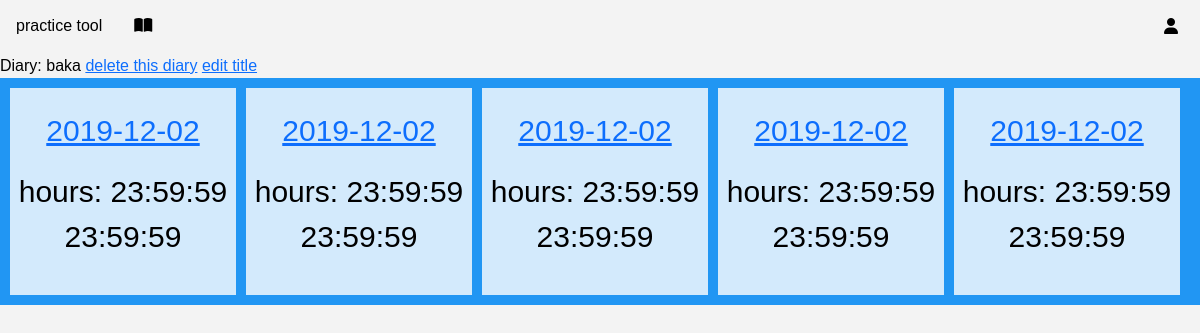
The page /diary/1 (signed in) on the database as committed earlier.
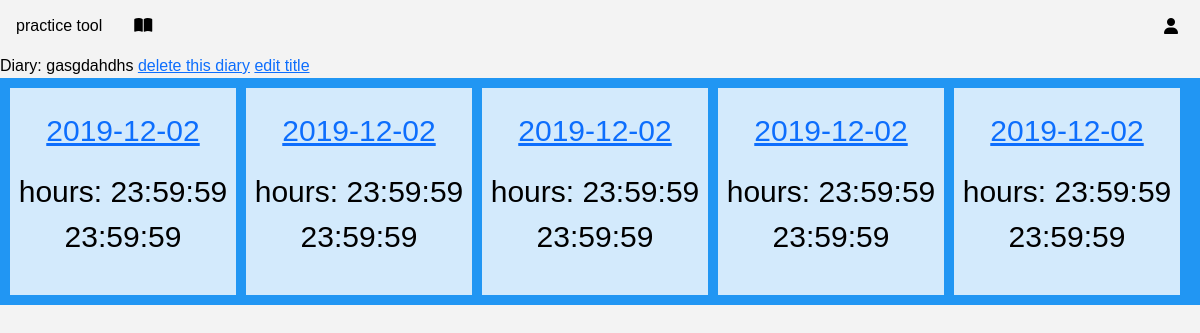
The same page on the database as committed later.
### models.py (models this page shows)
class Diary(db.Model):
    __tablename__ = 'Diary'
    id = db.Column(db.Integer, primary_key=True, nullable=False)
    user_id = db.Column(db.Integer, ForeignKey('User.id'), nullable=False)
    title = db.Column(db.String)
    entries = relationship('Entry', back_populates='diary', cascade="all, delete-orphan")

class Entry(db.Model):
    __tablename__ = 'Entry'
    id = db.Column(db.Integer, primary_key=True, nullable=False)
    user_id = db.Column(db.Integer, ForeignKey('User.id'), nullable=False)
    diary_id = db.Column(db.Integer, ForeignKey('Diary.id'), nullable=False)
    date = db.Column(db.Date)
    notes = db.Column(db.Text)
    diary = relationship('Diary', back_populates='entries')
    activities = relationship('Activity', back_populates='entry', cascade="all, delete-orphan")

class Activity(db.Model):
    id = db.Column(db.Integer, primary_key=True, nullable=False)
    user_id = db.Column(db.Integer, ForeignKey('User.id'), nullable=False)
    entry_id = db.Column(db.Integer, ForeignKey('Entry.id'), nullable=False)
    start_time = db.Column(db.Time)
    end_time = db.Column(db.Time)
    entry = relationship('Entry', back_populates='activities')

### app.py (the view)
@app.route('/diary/<int:id>', methods=['GET', 'POST'])
@login_required
def diary(id):
    diary = models.Diary.query.filter_by(user_id=current_user.id, id=id).all()
    return render_template('diary.html', diary=diary)

### app.py (called while the page is built)
@login_manager.user_loader
def load_user(id):
    return models.User.query.get(int(id))

### templates/diary.html
{% extends 'layout.html' %} {% block content %}
{% for diary in diary%}
Diary: {{diary.title}}
<a href="{{url_for('delete_diary', id=diary.id)}}">delete this diary</a>
<a href="{{url_for('edit_diary', id=diary.id)}}">edit title</a>
<div class="grid-container">
    {% for entry in diary.entries %}
  <div class="entry">
    <p><a href="{{url_for('entry', id=entry.id)}}">{{entry.date}}</a></p>
    {% for activity in entry.activities %}
    <p>hours: {{activity.start_time}} {{activity.end_time}}</p>
    {% endfor %}
  </div>
  {% endfor %}
  {% endfor %}
</div>
{% endblock %}

### templates/layout.html (shortened to what this page needs)
<!DOCTYPE html>
<html lang="en" dir="ltr">
  <head>
    <link rel="stylesheet" href="https://cdn.jsdelivr.net/npm/bootstrap@5.1.3/dist/css/bootstrap.min.css">
    <link rel="stylesheet" href="{{url_for('static', filename='css/style.css')}}">
    <link rel="stylesheet" href="path/to/font-awesome/css/font-awesome.min.css">
  </head>
  <body>
    {% include 'header.html' %}
    {% block content %} {%endblock %}
  </body>
</html>

### templates/header.html (shortened to what this page needs)
<div class="header">
<div class="topnav">
  <ul>
    <li>practice tool</li>
    <li><a href="{{url_for('index')}}"><i class="fa-solid fa-book-open"></i></a></li>
    <li style=float:right><div class="dropdown">
      <button><i class="fa-solid fa-user"></i></button>
    </div></li>
  </ul>
</div>
</div>

### static/css/style.css (style rules this page uses)
body { background-color: #F3F3F3; color: black; border-color: #E9492B; font-family: "Century Gothic", CenturyGothic, AppleGothic, sans-serif; overflow-x: hidden; padding: 0; margin: 0; }
.topnav { position: relative; width: 100%; padding: 0; margin: 0; }
.topnav ul { list-style-type: none; margin: 0; padding: 0; overflow: hidden; background-color: #f3f3f3; }
.topnav li { float: left; text-align: center; padding: 14px 16px; }
.topnav li a { display: block; color: black; text-align: center; text-decoration: none; }
button { background-color: inherit; font-size: 16px; margin-top: 0; border: none; cursor: pointer; }
.dropdown { position: relative; display: inline-block; margin-top: 0px; }
.grid-container { display: grid; grid-template-columns: auto auto auto auto auto auto; gap: 10px; background-color: #2196F3; padding: 10px; }
.grid-container > div { background-color: rgba(255, 255, 255, 0.8); text-align: center; padding: 20px 0; font-size: 30px; }

Rows that differ between the two databases and show on the page:
changed Diary: title "baka" → "gasgdahdhs"
